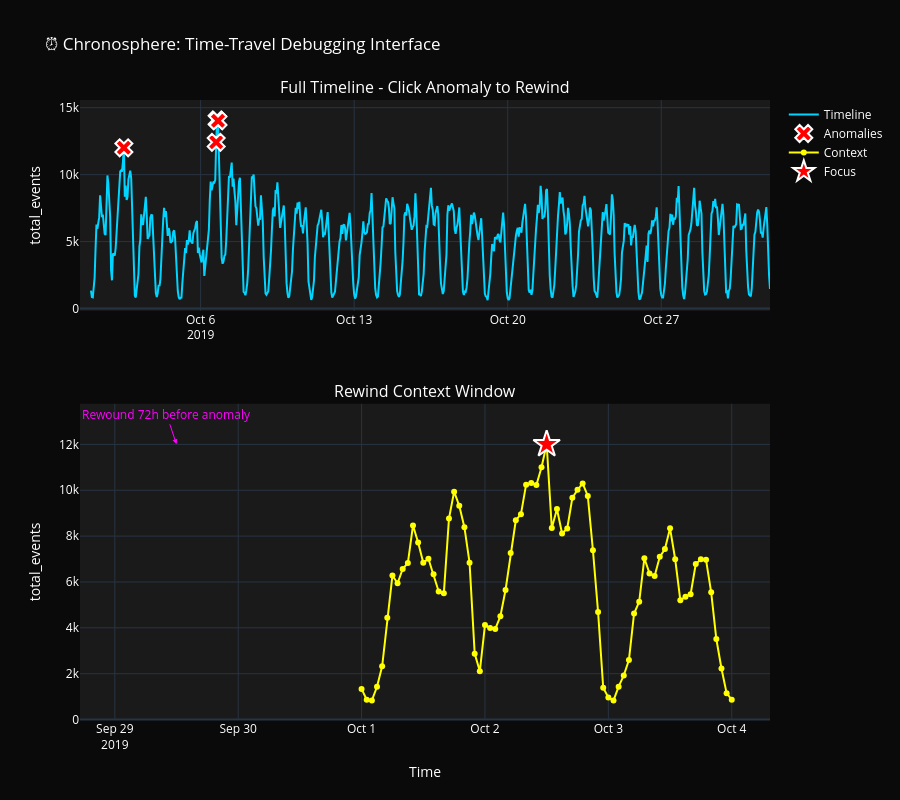

The notebook cell saved with this chart:
### Code cell
# %% [markdown]
# ### 6. VISUALIZATION #5: The Chronosphere Interface (Main Feature)

# %%
print("Creating main Chronosphere interface...")

# Detect anomalies
detector = AnomalyDetector(hourly, 'event_time')
hourly_with_anomalies = detector.detect_zscore('total_events', threshold=2.5)
anomaly_indices = hourly_with_anomalies[hourly_with_anomalies['total_events_anomaly']].index.tolist()

print(f"Detected {len(anomaly_indices)} anomalies")

# %%
# Create Chronosphere rewind interface
viz_chrono = ChronosphereVisualizer(hourly, 'event_time')
fig = viz_chrono.chronosphere_rewind_interface(
    'total_events',
    anomaly_indices,
    window_hours=72
)
fig.write_html('../assets/visualizations/viz5_chronosphere_main.html')
fig.show()

print("✅ Saved: viz5_chronosphere_main.html")

### Figure 1 — Plotly figure (JSON) as saved in the notebook; plotly's stock layout.template omitted (floating-point values rounded to 4 significant figures; data arrays with more than 128 entries replaced by an {"elided": "..."} marker saying what was removed)
{"data": [{"hovertemplate": "<b>Time:</b> %{x}<br><b>Value:</b> %{y:.2f}<extra></extra>", "line": {"color": "#00d4ff", "width": 2}, "mode": "lines", "name": "Timeline", "type": "scatter", "x": {"elided": "744 str values"}, "xaxis": "x", "y": {"elided": "744 int values"}, "yaxis": "y"}, {"hovertemplate": "<b>ANOMALY</b><br>Time: %{x}<br>Value: %{y:.2f}<extra></extra>", "marker": {"color": "red", "line": {"color": "white", "width": 2}, "size": 15, "symbol": "x"}, "mode": "markers", "name": "Anomalies", "type": "scatter", "x": ["2019-10-02T12:00:00+00:00", "2019-10-06T17:00:00+00:00", "2019-10-06T18:00:00+00:00", "2019-10-06T19:00:00+00:00"], "xaxis": "x", "y": [12005, 12417, 14087, 14019], "yaxis": "y"}, {"hovertemplate": "<b>Time:</b> %{x}<br><b>Value:</b> %{y:.2f}<extra></extra>", "line": {"color": "#ffff00", "width": 2}, "marker": {"size": 6}, "mode": "lines+markers", "name": "Context", "type": "scatter", "x": ["2019-10-01T00:00:00+00:00", "2019-10-01T01:00:00+00:00", "2019-10-01T02:00:00+00:00", "2019-10-01T03:00:00+00:00", "2019-10-01T04:00:00+00:00", "2019-10-01T05:00:00+00:00", "2019-10-01T06:00:00+00:00", "2019-10-01T07:00:00+00:00", "2019-10-01T08:00:00+00:00", "2019-10-01T09:00:00+00:00", "2019-10-01T10:00:00+00:00", "2019-10-01T11:00:00+00:00", "2019-10-01T12:00:00+00:00", "2019-10-01T13:00:00+00:00", "2019-10-01T14:00:00+00:00", "2019-10-01T15:00:00+00:00", "2019-10-01T16:00:00+00:00", "2019-10-01T17:00:00+00:00", "2019-10-01T18:00:00+00:00", "2019-10-01T19:00:00+00:00", "2019-10-01T20:00:00+00:00", "2019-10-01T21:00:00+00:00", "2019-10-01T22:00:00+00:00", "2019-10-01T23:00:00+00:00", "2019-10-02T00:00:00+00:00", "2019-10-02T01:00:00+00:00", "2019-10-02T02:00:00+00:00", "2019-10-02T03:00:00+00:00", "2019-10-02T04:00:00+00:00", "2019-10-02T05:00:00+00:00", "2019-10-02T06:00:00+00:00", "2019-10-02T07:00:00+00:00", "2019-10-02T08:00:00+00:00", "2019-10-02T09:00:00+00:00", "2019-10-02T10:00:00+00:00", "2019-10-02T11:00:00+00:00", "2019-10-02T12:00:00+00:00", "2019-10-02T13:00:00+00:00", "2019-10-02T14:00:00+00:00", "2019-10-02T15:00:00+00:00", "2019-10-02T16:00:00+00:00", "2019-10-02T17:00:00+00:00", "2019-10-02T18:00:00+00:00", "2019-10-02T19:00:00+00:00", "2019-10-02T20:00:00+00:00", "2019-10-02T21:00:00+00:00", "2019-10-02T22:00:00+00:00", "2019-10-02T23:00:00+00:00", "2019-10-03T00:00:00+00:00", "2019-10-03T01:00:00+00:00", "2019-10-03T02:00:00+00:00", "2019-10-03T03:00:00+00:00", "2019-10-03T04:00:00+00:00", "2019-10-03T05:00:00+00:00", "2019-10-03T06:00:00+00:00", "2019-10-03T07:00:00+00:00", "2019-10-03T08:00:00+00:00", "2019-10-03T09:00:00+00:00", "2019-10-03T10:00:00+00:00", "2019-10-03T11:00:00+00:00", "2019-10-03T12:00:00+00:00", "2019-10-03T13:00:00+00:00", "2019-10-03T14:00:00+00:00", "2019-10-03T15:00:00+00:00", "2019-10-03T16:00:00+00:00", "2019-10-03T17:00:00+00:00", "2019-10-03T18:00:00+00:00", "2019-10-03T19:00:00+00:00", "2019-10-03T20:00:00+00:00", "2019-10-03T21:00:00+00:00", "2019-10-03T22:00:00+00:00", "2019-10-03T23:00:00+00:00", "2019-10-04T00:00:00+00:00"], "xaxis": "x2", "y": [1336, 864, 835, 1429, 2320, 4443, 6281, 5944, 6570, 6827, 8463, 7721, 6834, 7010, 6333, 5582, 5504, 8765, 9940, 9322, 8388, 6840, 2874, 2109, 4118, 3993, 3949, 4504, 5649, 7262, 8693, 8959, 10245, 10317, 10228, 11001, 12005, 8350, 9186, 8112, 8335, 9670, 10018, 10299, 9752, 7380, 4689, 1387, 959, 833, 1432, 1926, 2598, 4626, 5141, 7034, 6375, 6256, 7097, 7437, 8339, 6991, 5199, 5360, 5467, 6779, 6990, 6965, 5550, 3513, 2228, 1152, 866], "yaxis": "y2"}, {"hovertemplate": "<b>ANOMALY FOCUS</b><br>Time: %{x}<br>Value: %{y:.2f}<extra></extra>", "marker": {"color": "red", "line": {"color": "white", "width": 2}, "size": 20, "symbol": "star"}, "mode": "markers", "name": "Focus", "type": "scatter", "x": ["2019-10-02T12:00:00+00:00"], "xaxis": "x2", "y": [12005], "yaxis": "y2"}], "layout": {"annotations": [{"font": {"size": 16}, "showarrow": false, "text": "Full Timeline - Click Anomaly to Rewind", "x": 0.5, "xanchor": "center", "xref": "paper", "y": 1, "yanchor": "bottom", "yref": "paper"}, {"font": {"size": 16}, "showarrow": false, "text": "Rewind Context Window", "x": 0.5, "xanchor": "center", "xref": "paper", "y": 0.51, "yanchor": "bottom", "yref": "paper"}, {"arrowcolor": "#ff00ff", "arrowhead": 2, "font": {"color": "#ff00ff"}, "showarrow": true, "text": "Rewound 72h before anomaly", "x": "2019-09-29T12:00:00+00:00", "xref": "x2", "y": 12005, "yref": "y2"}], "font": {"color": "#ffffff"}, "height": 800, "hovermode": "closest", "paper_bgcolor": "#0a0a0a", "plot_bgcolor": "#1a1a1a", "showlegend": true, "title": {"text": "⏰ Chronosphere: Time-Travel Debugging Interface"}, "xaxis": {"anchor": "y", "domain": [0, 1]}, "xaxis2": {"anchor": "y2", "domain": [0, 1], "title": {"text": "Time"}}, "yaxis": {"anchor": "x", "domain": [0.66, 1], "title": {"text": "total_events"}}, "yaxis2": {"anchor": "x2", "domain": [0, 0.51], "title": {"text": "total_events"}}}}
